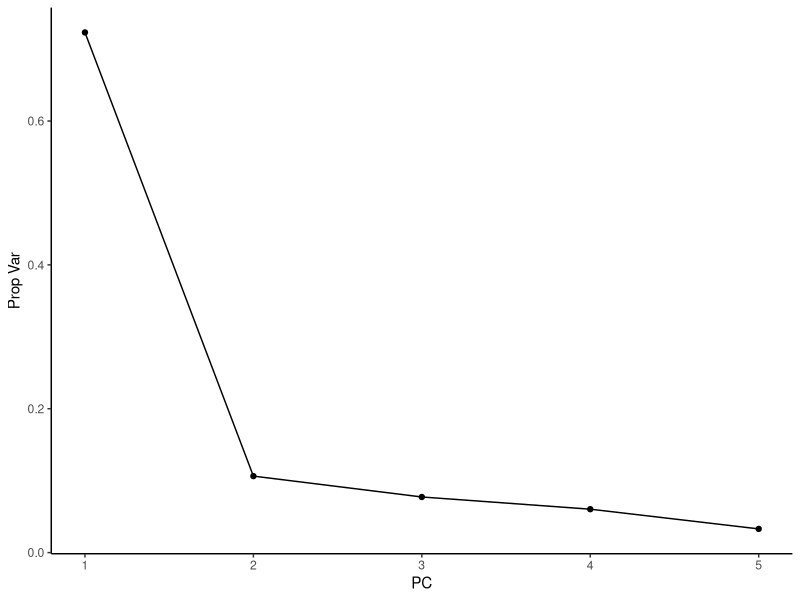
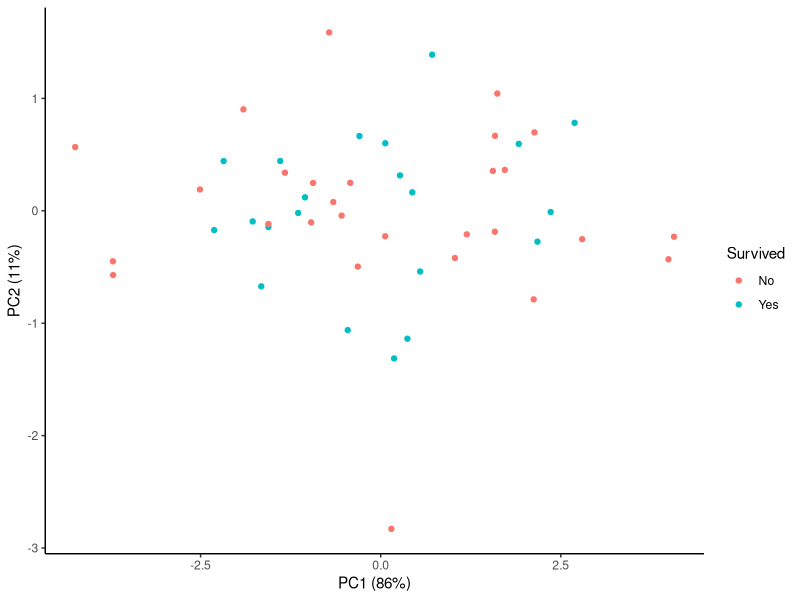
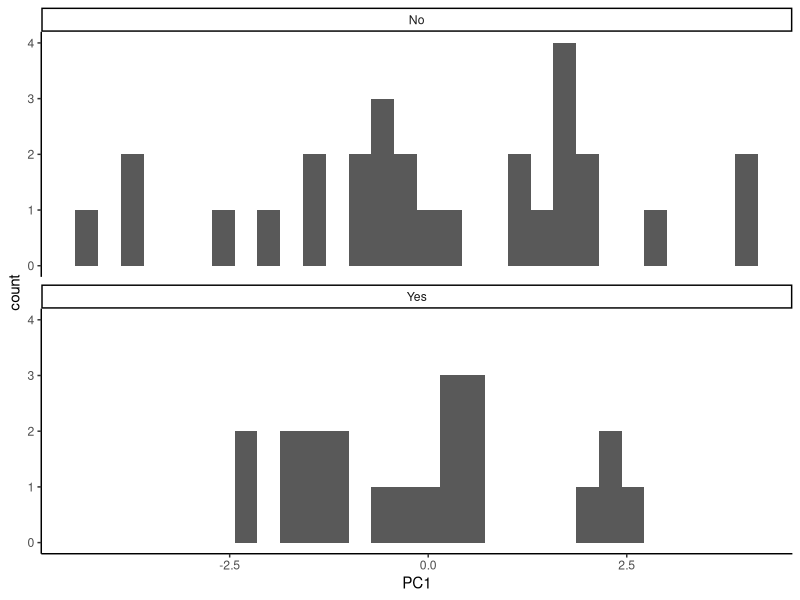
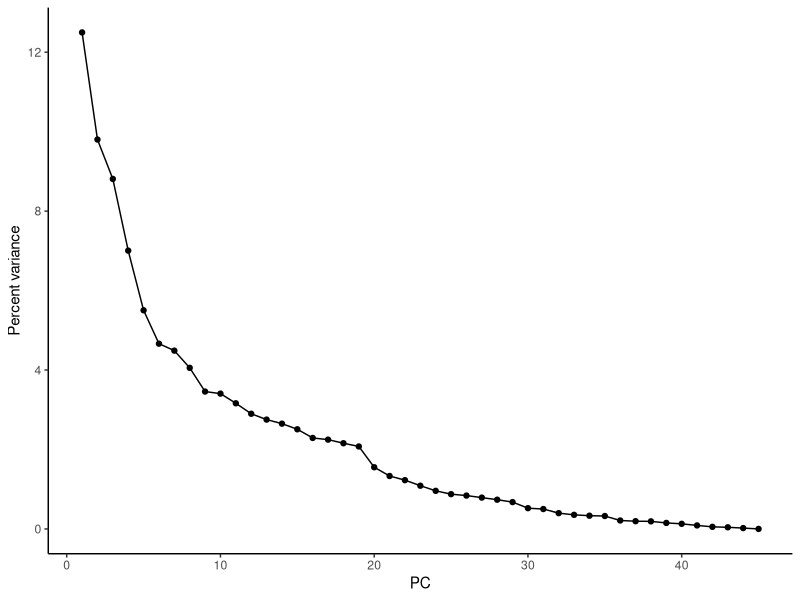
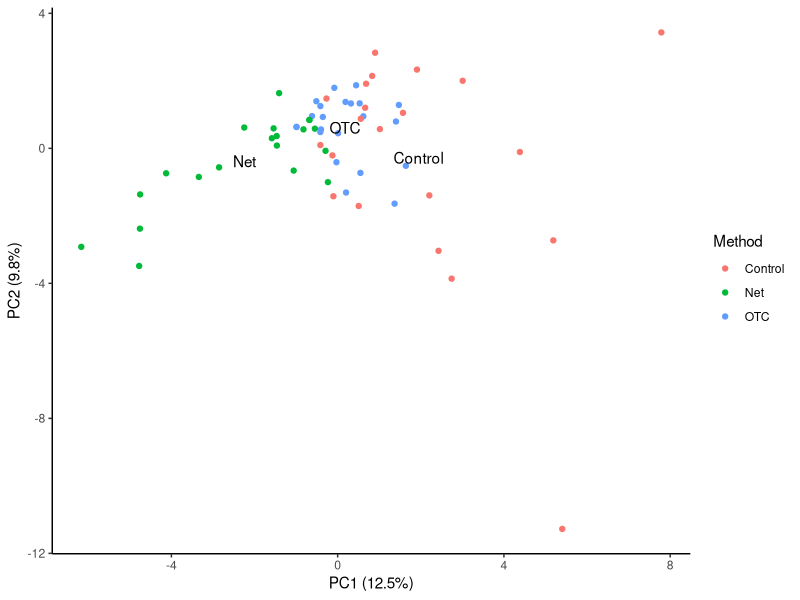
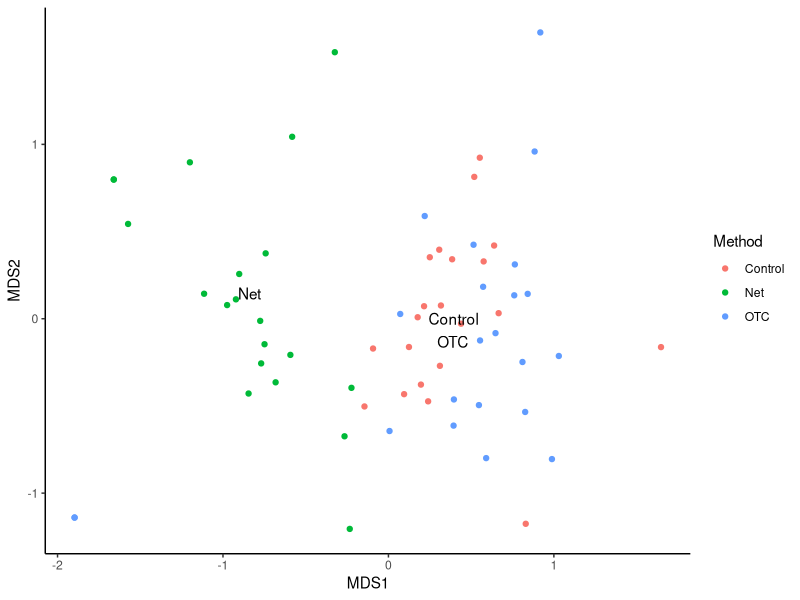
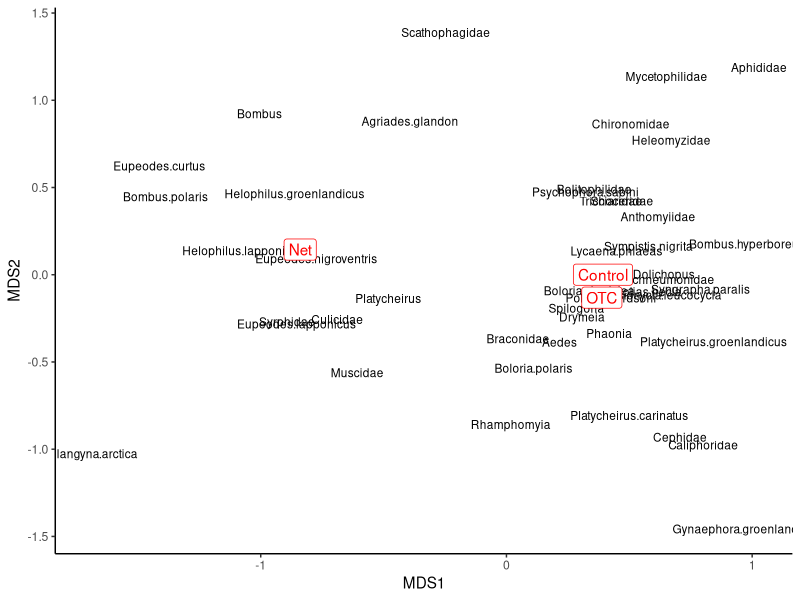
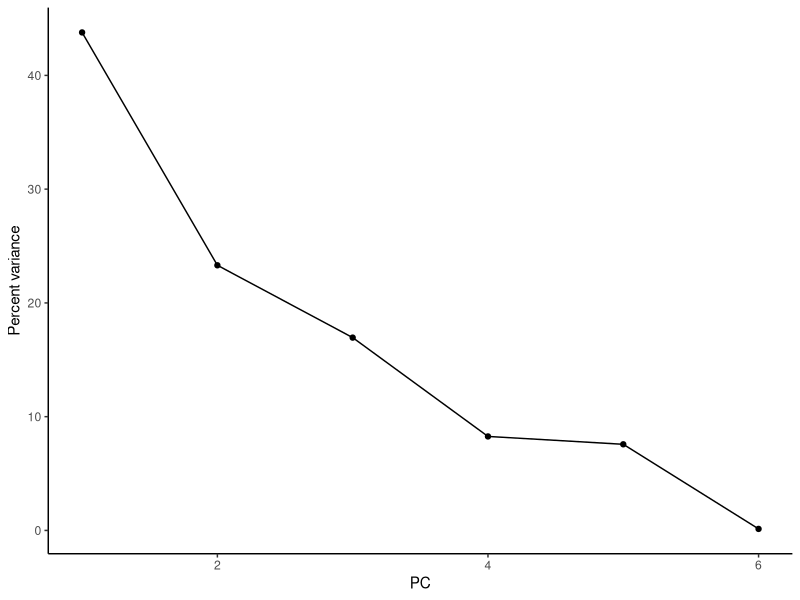

These charts were generated, in order, by the following R code: (Note: this script raises an error after producing the figures.)
library(tidyverse)
library(vegan)
theme_set(theme_classic())

#Function to make screeplots from prcomp
varPlot <- function(pcmod,total=FALSE){
  vars <- pcmod$sdev^2 #Eigenvalues (variance per column)
  vars <- 100*vars/sum(vars)
  if(total) vars <- cumsum(vars)
  data.frame(varPerc=vars,pc=1:length(vars)) %>% 
    ggplot(aes(x=pc,y=varPerc))+geom_point()+geom_line()+
    labs(x="PC",y=ifelse(total,"Total percent variance","Percent variance")) 
}

# Bird data -------------------

birdDat <- read.csv('./07 Multivariate models/birds.csv')
birdMat <- birdDat[,3:7] #Selects only data columns
birdPCA <- prcomp(birdMat,scale. = TRUE) #Principal components (scale each column)

var <- birdPCA$sdev^2 #Get variance for each PC (eigenvalues)
propVar <- var/sum(var) #Change to proportion total variance

#Screeplot
data.frame(n=1:length(birdPCA$sdev),var=propVar) %>% 
  ggplot(aes(x=n,y=var))+geom_point()+geom_line()+
  labs(x='PC',y='Prop Var')

birdPCA$x[,1:2] %>% data.frame() %>% 
  mutate(Survived=birdDat$Survived) %>% 
  ggplot(aes(x=PC1,y=PC2,col=Survived))+
  geom_point()+
  labs(x='PC1 (86%)',y='PC2 (11%)')

data.frame(PC1=birdPCA$x[,1])  %>% 
  mutate(Survived=birdDat$Survived) %>% 
  ggplot(aes(x=PC1))+geom_histogram()+
  facet_wrap(~Survived,ncol=1)

# Bug data ----------------------

bugdat <- read.csv('./07 Multivariate models/bugDat.csv') 
bugPreds <- bugdat %>% select(Date:Method) %>% 
  mutate(Method=gsub('Bowl Trap ','',Method)) %>% 
  mutate(Method=ifelse(Method=='Netting Control','Net',Method)) %>% 
  mutate(across(everything(),as.factor))
bugMat <- bugdat %>% select(-Date:-Method) %>% as.matrix()
zeroRows <- which(apply(bugMat,1,sum)==0)
bugMat <- bugMat[-zeroRows,]
bugPreds <- bugPreds[-zeroRows,]

bugPCA <- prcomp(bugMat,scale. = TRUE) #Fit PCA (scaled data)
bugFit <- envfit(bugPCA ~ Method, data=bugPreds)

varPlot(bugPCA) #Screeplot - high dimensionality, so 2D plot may not be the best!
bugFit #Strong difference between trapping types

#Make a plot of the group centroids + decomposed data
bugFitCent <- data.frame(names=gsub('Method','',rownames(bugFit$factors$centroids)),bugFit$factors$centroids)

var <- bugPCA$sdev^2 #Get PC variance
var <- 100*var[1:2]/sum(var) #Proportion variance of first 2 PCs
var <- paste0(c('PC1','PC2'),' (',round(var,1),'%)') #Create axis labels

data.frame(bugPCA$x[,1:2]) %>% 
  bind_cols(bugPreds) %>% 
  ggplot(aes(x=PC1,y=PC2,col=Method))+geom_point()+
  geom_text(data=bugFitCent,aes(x=PC1,y=PC2,label=names),col='black')+
  labs(x=var[1],y=var[2])

#Same thing, but plot using NMDS 
bugMDS <- metaMDS(bugMat,k=2) #Stress ~ 0.15, so OK
bugFit <- envfit(bugMDS ~ Method, data=bugPreds) #Same results, but in NMDS distance rather than PC

bugFitCent <- data.frame(names=gsub('Method','',rownames(bugFit$factors$centroids)),bugFit$factors$centroids)

#Net samples cluster away from Control/OTC methods
data.frame(bugMDS$points) %>% 
  bind_cols(bugPreds) %>% 
  ggplot(aes(x=MDS1,y=MDS2,col=Method))+geom_point()+
  geom_text(data=bugFitCent,aes(x=NMDS1,y=NMDS2,label=names),col='black')

#What species are found more in nets vs other methods?
data.frame(bugMDS$species) %>% 
  mutate(spp=gsub('.spp','',rownames(bugMDS$species))) %>% 
  ggplot(aes(x=MDS1,y=MDS2))+
  geom_text(aes(label=spp),size=3)+
  geom_label(data=bugFitCent,aes(x=NMDS1,y=NMDS2,label=names),col='red')
#Not the best figure, but shows that netting is biased towards Bombus (bumblebees) and hoverflies, while bowl traps tend to catch more flies and butterflies  
  
# Water data (courtesy of Abi) -------------------------------------

#This section uses some of the default `vegan` plotting functions

#Field water
fWatDat <- read.csv('./07 Multivariate models/fieldWater.csv')
fWatMat <- fWatDat[,4:9] #Choose only data columns
chooseThese <- complete.cases(fWatMat) #Which rows have no NAs?
fWatMat <- fWatMat[chooseThese,] #Remove NAs
fWatDat <- fWatDat[chooseThese,] #Remove NAs
fWatPCA <- prcomp(fWatMat, scale. = TRUE)
varPlot(fWatPCA)

#How does treatment change field water?
ordiplot(fWatPCA,display = 'site',type = 'point')
ordihull(fWatPCA,fWatDat$Treatment,col=1:4) #Looks like some treatments are different than others

#How does depth change field water?
ordiplot(fWatPCA,display = 'site',type = 'point')
ordihull(fWatPCA,fWatDat$Depth,col=1:4) #Looks like both are about the same

envfit(fWatPCA ~ Treatment + Depth, data=fWatDat) #Large difference between treatments, but not depth

#Nutrient
nWatDat <- read.csv('./07 Multivariate models/nutrientWater.csv')
nWatDat <- nWatDat[,-1:-3] #Choose only data columns
chooseThese <- is.na(nWatMat) #Which data points are NA?
nWatMat[chooseThese] <- 0 #Replace NAs with zeros
nWatPCA <- prcomp(nWatMat,scale. = TRUE)
varPlot(nWatPCA)

#How does treatment change nutrient water?
ordiplot(nWatPCA,display = 'site',type = 'point')
ordihull(nWatPCA,nWatDat$Treatment,col=1:4)
#Some extreme values are present. Which points are they?

#NOTE: vegan treats columns and rows as "species" and "sites", respectively
ordiplot(nWatPCA,display = 'sites',type = 'text') #Looks like site34 (i.e. row 34) is very different
nWatDat[30:35,] #Very high K values at this site

ordiplot(nWatPCA,display = 'sites',type='none') #Blank plot
points(nWatPCA$x,cex=0.8) #Add sites (i.e. samples) to plot
#Add rotation vectors (i.e. PCs) to plot. Looks like "weird" site is very Al, PO4, or Zn heavy? Other sites in bottom-left cluster towards TOC, Na, and Ca
arrows(x0=0,y0=0,x1 = nWatPCA$rotation[,1]*30,y1=nWatPCA$rotation[,2]*30,length = 0.1,col='red') 
text(nWatPCA$rotation*33,labels=rownames(nWatPCA$rotation),col='red',cex=0.7)






